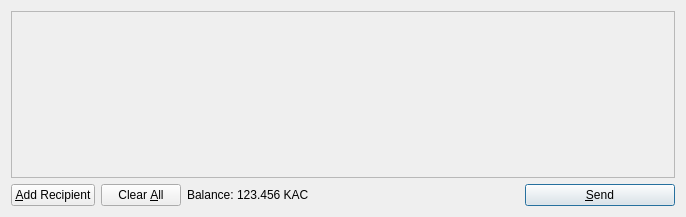
<?xml version="1.0" encoding="UTF-8"?>
<ui version="4.0">
 <class>SendCoinsDialog</class>
 <widget class="QDialog" name="SendCoinsDialog">
  <property name="geometry">
   <rect>
    <x>0</x>
    <y>0</y>
    <width>686</width>
    <height>217</height>
   </rect>
  </property>
  <property name="windowTitle">
   <string>Send Coins</string>
  </property>
  <layout class="QVBoxLayout" name="verticalLayout">
   <item>
    <widget class="QScrollArea" name="scrollArea">
     <property name="widgetResizable">
      <bool>true</bool>
     </property>
     <widget class="QWidget" name="scrollAreaWidgetContents">
      <property name="geometry">
       <rect>
        <x>0</x>
        <y>0</y>
        <width>666</width>
        <height>165</height>
       </rect>
      </property>
      <layout class="QVBoxLayout" name="verticalLayout_2">
       <property name="margin">
        <number>0</number>
       </property>
       <item>
        <layout class="QVBoxLayout" name="entries">
         <property name="spacing">
          <number>6</number>
         </property>
        </layout>
       </item>
       <item>
        <spacer name="verticalSpacer">
         <property name="orientation">
          <enum>Qt::Vertical</enum>
         </property>
         <property name="sizeHint" stdset="0">
          <size>
           <width>20</width>
           <height>40</height>
          </size>
         </property>
        </spacer>
       </item>
      </layout>
     </widget>
    </widget>
   </item>
   <item>
    <layout class="QHBoxLayout" name="horizontalLayout">
     <item>
      <widget class="QPushButton" name="addButton">
       <property name="toolTip">
        <string>Send to multiple recipients at once</string>
       </property>
       <property name="text">
        <string>&amp;Add Recipient</string>
       </property>
       <property name="icon">
        <iconset resource="../bitcoin.qrc">
         <normaloff>:/icons/add</normaloff>:/icons/add</iconset>
       </property>
       <property name="autoDefault">
        <bool>false</bool>
       </property>
      </widget>
     </item>
     <item>
      <widget class="QPushButton" name="clearButton">
       <property name="sizePolicy">
        <sizepolicy hsizetype="Minimum" vsizetype="Fixed">
         <horstretch>0</horstretch>
         <verstretch>0</verstretch>
        </sizepolicy>
       </property>
       <property name="toolTip">
        <string>Remove all transaction fields</string>
       </property>
       <property name="text">
        <string>Clear &amp;All</string>
       </property>
       <property name="icon">
        <iconset resource="../bitcoin.qrc">
         <normaloff>:/icons/remove</normaloff>:/icons/remove</iconset>
       </property>
       <property name="autoRepeatDelay">
        <number>300</number>
       </property>
       <property name="autoDefault">
        <bool>false</bool>
       </property>
      </widget>
     </item>
     <item>
      <layout class="QHBoxLayout" name="horizontalLayout_2">
       <property name="spacing">
        <number>3</number>
       </property>
       <item>
        <widget class="QLabel" name="label">
         <property name="text">
          <string>Balance:</string>
         </property>
        </widget>
       </item>
       <item>
        <widget class="QLabel" name="labelBalance">
         <property name="cursor">
          <cursorShape>IBeamCursor</cursorShape>
         </property>
         <property name="text">
          <string>123.456 KAC</string>
         </property>
         <property name="textInteractionFlags">
          <set>Qt::LinksAccessibleByMouse|Qt::TextSelectableByKeyboard|Qt::TextSelectableByMouse</set>
         </property>
        </widget>
       </item>
      </layout>
     </item>
     <item>
      <spacer name="horizontalSpacer">
       <property name="orientation">
        <enum>Qt::Horizontal</enum>
       </property>
       <property name="sizeHint" stdset="0">
        <size>
         <width>40</width>
         <height>20</height>
        </size>
       </property>
      </spacer>
     </item>
     <item>
      <widget class="QPushButton" name="sendButton">
       <property name="minimumSize">
        <size>
         <width>150</width>
         <height>0</height>
        </size>
       </property>
       <property name="toolTip">
        <string>Confirm the send action</string>
       </property>
       <property name="text">
        <string>&amp;Send</string>
       </property>
       <property name="icon">
        <iconset resource="../bitcoin.qrc">
         <normaloff>:/icons/send</normaloff>:/icons/send</iconset>
       </property>
       <property name="default">
        <bool>true</bool>
       </property>
      </widget>
     </item>
    </layout>
   </item>
  </layout>
 </widget>
 <resources>
  <include location="../bitcoin.qrc"/>
 </resources>
 <connections/>
</ui>
